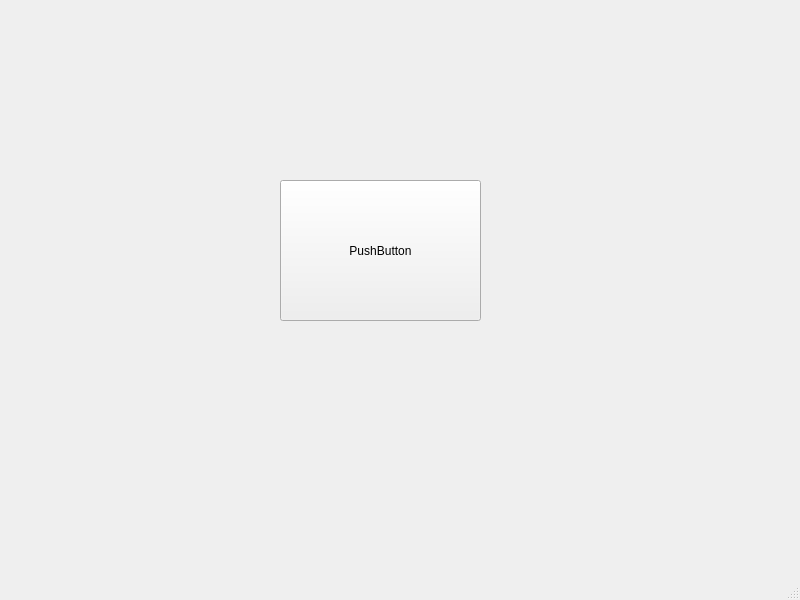
<?xml version="1.0" encoding="UTF-8"?>
<ui version="4.0">
 <class>MainWindow</class>
 <widget class="QMainWindow" name="MainWindow">
  <property name="geometry">
   <rect>
    <x>0</x>
    <y>0</y>
    <width>800</width>
    <height>600</height>
   </rect>
  </property>
  <property name="windowTitle">
   <string>MainWindow</string>
  </property>
  <property name="windowIcon">
   <iconset resource="resource.qrc">
    <normaloff>:/icons/green.ico</normaloff>:/icons/green.ico</iconset>
  </property>
  <property name="styleSheet">
   <string notr="true">border-image: url(:/icons/hello.ico);</string>
  </property>
  <widget class="QWidget" name="centralwidget">
   <widget class="QPushButton" name="pushButton">
    <property name="geometry">
     <rect>
      <x>280</x>
      <y>180</y>
      <width>201</width>
      <height>141</height>
     </rect>
    </property>
    <property name="styleSheet">
     <string notr="true">border-image: url(:/icons/computer.ico);</string>
    </property>
    <property name="text">
     <string>PushButton</string>
    </property>
   </widget>
  </widget>
  <widget class="QMenuBar" name="menubar">
   <property name="geometry">
    <rect>
     <x>0</x>
     <y>0</y>
     <width>800</width>
     <height>26</height>
    </rect>
   </property>
  </widget>
  <widget class="QStatusBar" name="statusbar"/>
 </widget>
 <resources>
  <include location="resource.qrc"/>
 </resources>
 <connections/>
</ui>
